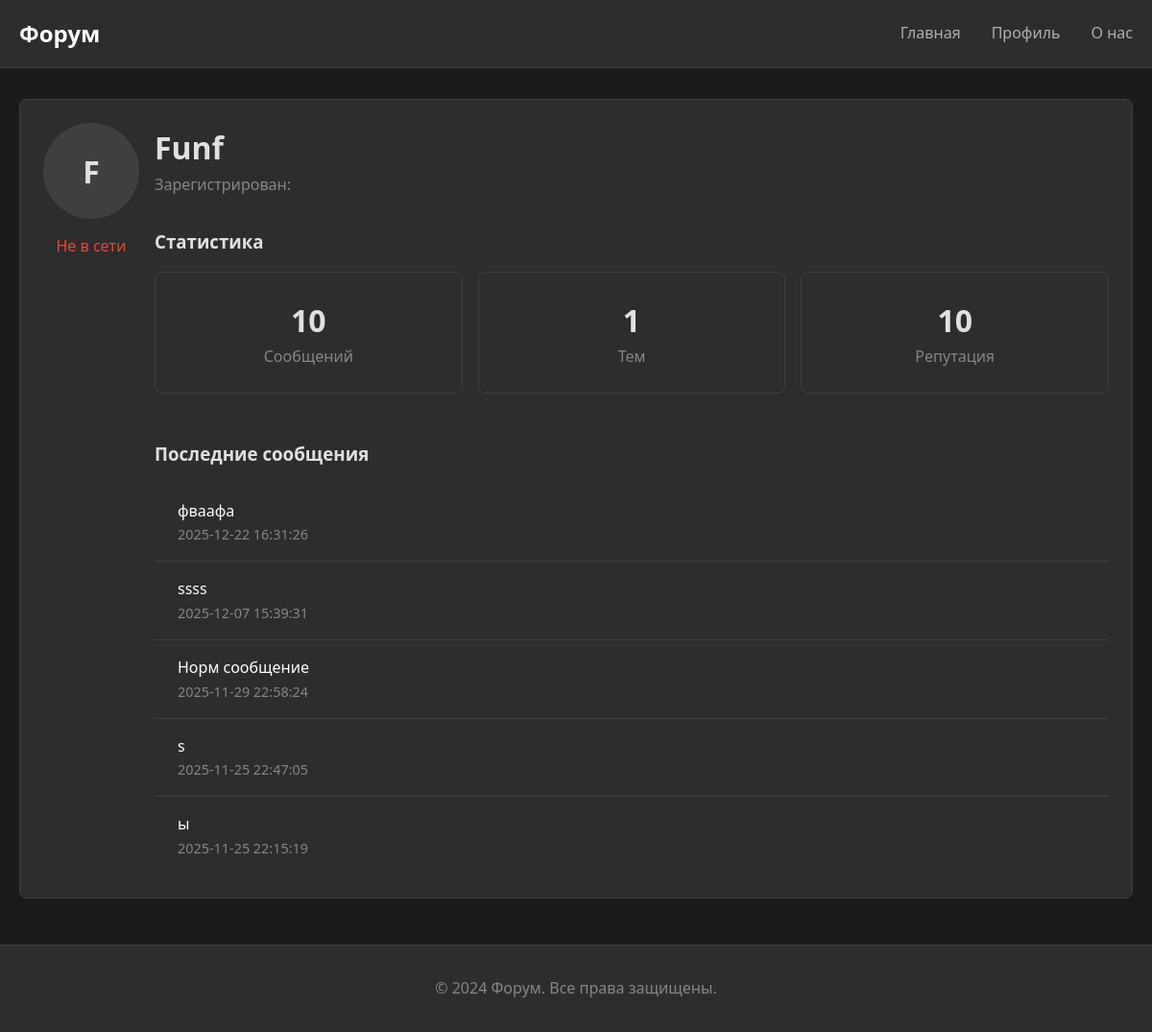
Page /profile/Funf on the committed database.
### bd_app3.py (models this page shows, shortened)
class User(db.Model):
    __tablename__ = 'users'
    id = db.Column(db.Integer, primary_key=True)
    username = db.Column(db.String(80), unique=True, nullable=False)
    email = db.Column(db.String(120), unique=True, nullable=False)
    password = db.Column(db.String(120), nullable=False)
    admin = db.Column(db.Integer, default=0)
    created_at = db.Column(db.DateTime, default=datetime.now().replace(microsecond=0))
    categories = db.relationship('Category', backref='author', lazy=True)
    topics = db.relationship('Topic', backref='author', lazy=True)
    posts = db.relationship('Post', backref='author', lazy=True)

class Post(db.Model):
    __tablename__ = 'posts'
    id = db.Column(db.Integer, primary_key=True)
    user_id = db.Column(db.Integer, db.ForeignKey('users.id'), nullable=False)
    topic_id = db.Column(db.Integer, db.ForeignKey('topics.id'), nullable=False)
    content = db.Column(db.Text, nullable=False)
    created_at = db.Column(db.DateTime, default=datetime.now().replace(microsecond=0))

### app3.py (the view)
@app.route('/profile/')
@app.route('/profile/<string:username>')
def profile(username=None):
    if username is None:
        if 'user_id' not in session:
            flash('Для просмотра профиля необходимо войти в систему')
            return redirect(url_for('login'))
        user_id = session['user_id']
        user = User.query.get(user_id)
        if not user:
            flash('Пользователь не найден')
            return redirect(url_for('login'))
    else:
        user = User.query.filter(User.username == username).first()
        if not user:
            flash('Пользователь не найден')
            return redirect(url_for('index'))  # или куда-то еще
    user.is_online = session.get('online', False) if username is None else False
    user.post_count = len(Post.query.filter(Post.user_id==user.id).all())
    user.topic_count = len(Topic.query.filter(Topic.user_id==user.id).all())
    user.reputation = 10
    recent_posts = Post.query\
        .join(Topic, Post.topic_id == Topic.id)\
        .add_columns(
            Post.id,
            Post.content,
            Post.created_at,
            Post.topic_id,
            Topic.title.label('topic_title')
        )\
        .filter(Post.user_id==user.id)\
        .order_by(Post.created_at.desc())\
        .limit(5)\
        .all()
    return render_template('profile.html', user=user, recent_posts=recent_posts)

### templates/profile.html (shortened to what this page needs)
<html lang="ru">
<head>
    <link rel="stylesheet" href="{{ url_for('static', filename='css/styles.css') }}">
</head>
<body>
    <header class="header">
        <div class="container">
            <nav class="navbar">
                <a href="{{ url_for('index') }}" class="logo">Форум</a>
                <ul class="nav-links">
                    <li><a href="{{ url_for('index') }}">Главная</a></li>
                    <li><a href="{{ url_for('profile') }}">Профиль</a></li>
                    <li><a href="{{ url_for('about') }}">О нас</a></li>
                </ul>
            </nav>
        </div>
    </header>
    <main class="main-content">
        <div class="container">
            <div class="card">
                <div class="card-body">
                    <div class="flex gap-4" style="align-items: flex-start;">
                        <div style="text-align: center;">
                            <div class="avatar avatar-large" style="margin: 0 auto 1rem auto;">
                                {{ user.username[:1] }}
                            </div>
                            <div class="status-{{ 'online' if user.is_online else 'offline' }}">
                                {{ 'В сети' if user.is_online else 'Не в сети' }}
                            </div>
                        </div>
                        <div style="flex: 1;">
                            <h1>{{ user.username }}</h1>
                            <p class="text-muted">Зарегистрирован: {{ user.registered_at }}</p>
                            <div style="margin: 2rem 0;">
                                <h3 style="margin-bottom: 1rem;">Статистика</h3>
                                <div class="flex gap-4">
                                    <div class="card" style="flex: 1; text-align: center;">
                                        <div class="card-body">
                                            <div style="font-size: 2rem; font-weight: bold;">{{ user.post_count }}</div>
                                            <div class="text-muted">Сообщений</div>
                                        </div>
                                    </div>
                                    <div class="card" style="flex: 1; text-align: center;">
                                        <div class="card-body">
                                            <div style="font-size: 2rem; font-weight: bold;">{{ user.topic_count }}</div>
                                            <div class="text-muted">Тем</div>
                                        </div>
                                    </div>
                                    <div class="card" style="flex: 1; text-align: center;">
                                        <div class="card-body">
                                            <div style="font-size: 2rem; font-weight: bold;">{{ user.reputation }}</div>
                                            <div class="text-muted">Репутация</div>
                                        </div>
                                    </div>
                                </div>
                            </div>
                            <div>
                                <h3 style="margin-bottom: 1rem;">Последние сообщения</h3>
                                <ul class="list">
                                    {% for post in recent_posts %}
                                    <li class="list-item">
                                        <a href="{{ url_for('topic', topic_id=post.topic_id) }}" style="color: #ffffff; text-decoration: none;">
                                            {{ post.content }}
                                        </a>
                                        <div class="text-muted text-small">{{ post.created_at }}</div>
                                    </li>
                                    {% endfor %}
                                </ul>
                            </div>
                        </div>
                    </div>
                </div>
            </div>
        </div>
    </main>
    <footer class="footer">
        <div class="container">
            <p>&copy; 2024 Форум. Все права защищены.</p>
        </div>
    </footer>
</body>
</html>

### static/css/styles.css (style rules this page uses)
* { margin: 0; padding: 0; box-sizing: border-box; }
body { font-family: 'Segoe UI', Tahoma, Geneva, Verdana, sans-serif; background-color: #1a1a1a; color: #e0e0e0; line-height: 1.6; }
.container { max-width: 1200px; margin: 0 auto; padding: 0 20px; }
.header { background-color: #2d2d2d; border-bottom: 1px solid #404040; padding: 1rem 0; position: sticky; top: 0; z-index: 100; }
.navbar { display: flex; justify-content: space-between; align-items: center; }
.logo { font-size: 1.5rem; font-weight: bold; color: #ffffff; text-decoration: none; }
.nav-links { display: flex; list-style: none; gap: 2rem; }
.nav-links a { color: #b0b0b0; text-decoration: none; transition: color 0.3s; }
.main-content { min-height: calc(100vh - 140px); padding: 2rem 0; }
.card { background-color: #2d2d2d; border: 1px solid #404040; border-radius: 8px; margin-bottom: 1rem; transition: transform 0.2s, border-color 0.2s; }
.card-body { padding: 1.5rem; }
.list { list-style: none; }
.list-item { padding: 1rem 1.5rem; border-bottom: 1px solid #404040; transition: background-color 0.2s; }
.list-item:last-child { border-bottom: none; }
.text-muted { color: #888; }
.text-small { font-size: 0.9rem; }
.flex { display: flex; }
.gap-4 { gap: 1rem; }
.footer { background-color: #2d2d2d; border-top: 1px solid #404040; padding: 2rem 0; text-align: center; color: #888; }
.avatar { width: 40px; height: 40px; border-radius: 50%; background-color: #404040; display: flex; align-items: center; justify-content: center; font-weight: bold; }
.avatar-large { width: 100px; height: 100px; font-size: 2rem; }
.status-offline { color: #f44336; }

### rows in the picture
User: username "F", username "Funf"
Post: content "фваафа", created_at "2025-12-22 16:31:26"
Post: content "ssss", created_at "2025-12-07 15:39:31"
Post: content "Норм сообщение", created_at "2025-11-29 22:58:24"
Post: content "s", created_at "2025-11-25 22:47:05"
Post: content "ы", created_at "2025-11-25 22:15:19"

### other values in the picture
{{ 'В сети' if user.is_online else 'Не в сети' }} "Не в сети"
{{ user.post_count }} "10"
{{ user.topic_count }} "1"
{{ user.reputation }} "10"
